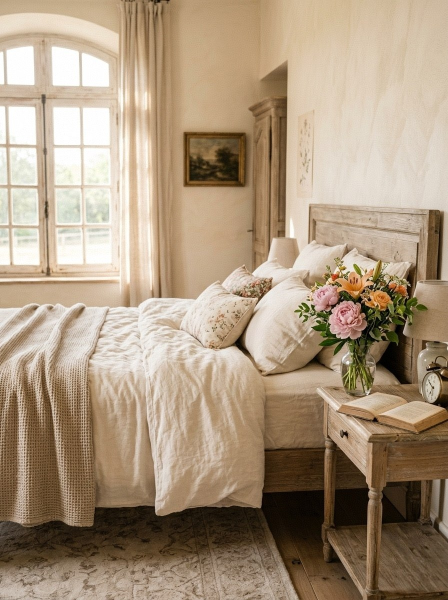
#> input picture images/about.jpg, 896 x 1200 px, given in place of logo.png, which was not available (shown at 1/2 size)
$ python gen-favicons.py
#> lines starting #> are read from the running program, lines starting #| are printed output that depends on the picture; pictures that were not available may be replaced by others from this repository, and a replacement may not be noted
# Генерация favicon-набора из images/logo.png (F-22).
# Логотип обрезается по непрозрачной области и вписывается в квадрат с отступом.
# Прозрачный фон для favicon/android; фоновый цвет бренда для apple-touch.
import os
from PIL import Image

ROOT = os.path.dirname(os.path.dirname(os.path.abspath(__file__)))
OUT = os.path.join(ROOT, 'images', 'favicon')
os.makedirs(OUT, exist_ok=True)

BG = (252, 251, 249, 255)  # --bg-color #fcfbf9

src = Image.open(os.path.join(ROOT, 'images', 'logo.png')).convert('RGBA')
logo = src.crop(src.getbbox())  # убрать прозрачные поля
lw, lh = logo.size
#> lw = 896; lh = 1200


def square(size, pad_ratio, bg=None):
#> called with size = 16, pad_ratio = 0.05
    inner = int(size * (1 - 2 * pad_ratio))
    scale = min(inner / lw, inner / lh)
#> scale = 0.0117
    nw, nh = max(1, round(lw * scale)), max(1, round(lh * scale))
#> nw = 10; nh = 14
    resized = logo.resize((nw, nh), Image.LANCZOS)
    canvas = Image.new('RGBA', (size, size), bg if bg else (0, 0, 0, 0))
#> canvas: PIL image 16x16 RGBA; every value is 0
    canvas.alpha_composite(resized, ((size - nw) // 2, (size - nh) // 2))
    return canvas


square(16, 0.05).save(os.path.join(OUT, 'favicon-16x16.png'))
square(32, 0.05).save(os.path.join(OUT, 'favicon-32x32.png'))
#> in square (call 2), `canvas = Image.new('RGBA', (size, size), bg if bg else (0, 0, 0, 0))`: canvas: PIL image 32x32 RGBA; every value is 0
square(180, 0.12, BG).convert('RGB').save(os.path.join(OUT, 'apple-touch-icon.png'))
#> call 3 of square, with size = 180, pad_ratio = 0.12, bg = (252, 251, 249, 255)
#> in square (call 3), `canvas.alpha_composite(resized, ((size - nw) // 2, (size - nh) // 2))`:
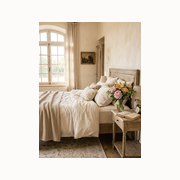
#> canvas: PIL image 180x180 RGBA; mean R, G, B, A 216.9, 207.7, 196.4, 255
square(192, 0.08).save(os.path.join(OUT, 'android-chrome-192x192.png'))
#> call 4 of square, with size = 192, pad_ratio = 0.08
#> in square (call 4), `resized = logo.resize((nw, nh), Image.LANCZOS)`:
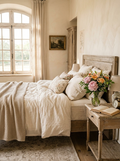
#> resized: PIL image 120x161 RGBA; mean R, G, B, A 170, 149.9, 126.2, 255
#> in square (call 4), `canvas = Image.new('RGBA', (size, size), bg if bg else (0, 0, 0, 0))`: canvas: PIL image 192x192 RGBA; every value is 0
#> in square (call 4), `canvas.alpha_composite(resized, ((size - nw) // 2, (size - nh) // 2))`:
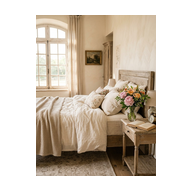
#> canvas: PIL image 192x192 RGBA; mean R, G, B, A 89.1, 78.6, 66.1, 133.6; transparent parts drawn white
square(512, 0.08).save(os.path.join(OUT, 'android-chrome-512x512.png'))
#> in square (call 5), `resized = logo.resize((nw, nh), Image.LANCZOS)`:
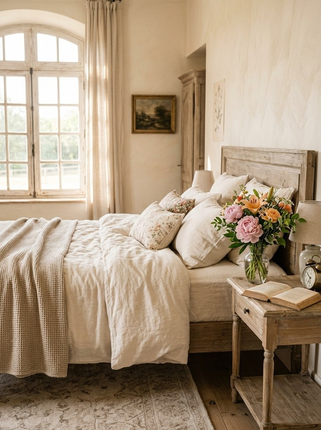
#> resized: PIL image 321x430 RGBA; mean R, G, B, A 170, 149.9, 126.2, 255
#> in square (call 5), `canvas = Image.new('RGBA', (size, size), bg if bg else (0, 0, 0, 0))`: canvas: PIL image 512x512 RGBA; every value is 0
#> in square (call 5), `canvas.alpha_composite(resized, ((size - nw) // 2, (size - nh) // 2))`:
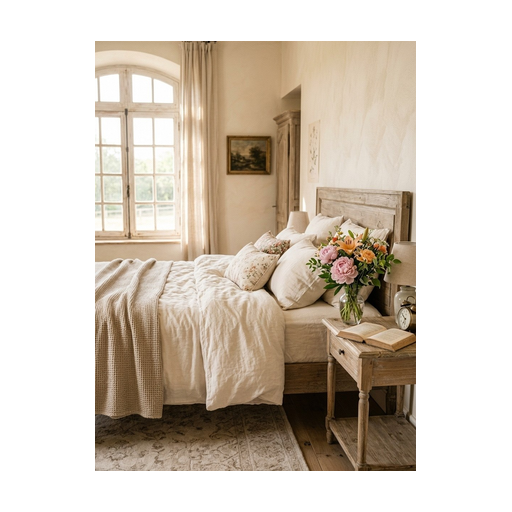
#> canvas: PIL image 512x512 RGBA; mean R, G, B, A 89.5, 78.9, 66.5, 134.3; transparent parts drawn white
square(256, 0.05).save(os.path.join(ROOT, 'favicon.ico'),
                       sizes=[(16, 16), (32, 32), (48, 48)])
#> in square (call 6), `resized = logo.resize((nw, nh), Image.LANCZOS)`:
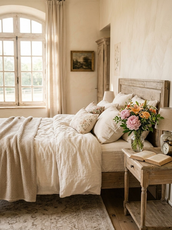
#> resized: PIL image 172x230 RGBA; mean R, G, B, A 170, 149.9, 126.2, 255
#> in square (call 6), `canvas = Image.new('RGBA', (size, size), bg if bg else (0, 0, 0, 0))`: canvas: PIL image 256x256 RGBA; every value is 0
#> in square (call 6), `canvas.alpha_composite(resized, ((size - nw) // 2, (size - nh) // 2))`:
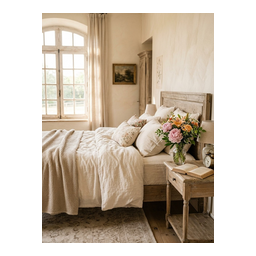
#> canvas: PIL image 256x256 RGBA; mean R, G, B, A 102.6, 90.5, 76.2, 153.9; transparent parts drawn white

print('OK favicons ->', OUT)
for f in ['favicon.ico']:
    p = os.path.join(ROOT, f)
    print(' ', f, os.path.getsize(p), 'bytes')
for f in sorted(os.listdir(OUT)):
    print('  images/favicon/' + f, os.path.getsize(os.path.join(OUT, f)), 'bytes')

$ run again, on images/hero-mobile.jpg
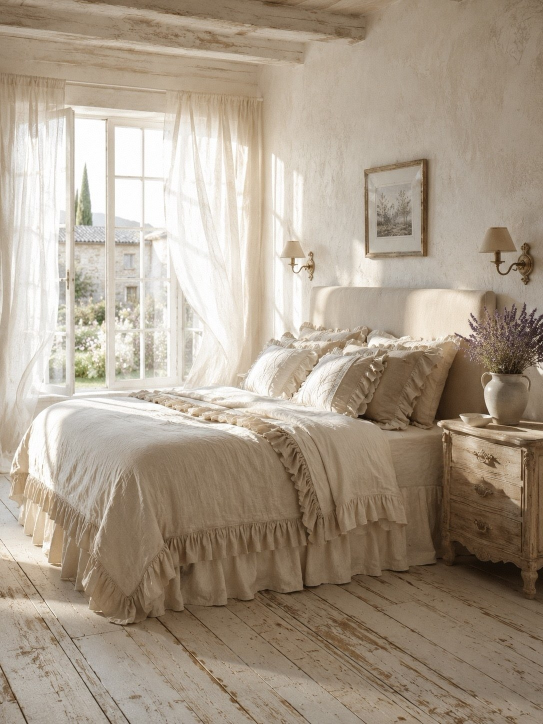
#> input picture images/hero-mobile.jpg, 1086 x 1448 px, given in place of logo.png, which was not available (shown at 1/2 size)
#> resized: PIL image 102x136 RGBA
#> resized: PIL image 121x161 RGBA
#> resized: PIL image 322x430 RGBA
#> in square (call 5), `canvas.alpha_composite(resized, ((size - nw) // 2, (size - nh) // 2))`:
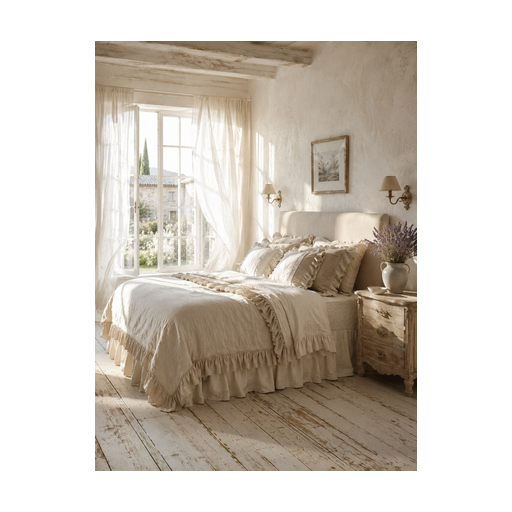
#> canvas: PIL image 512x512 RGBA; mean R, G, B, A 89.3, 81.9, 72.8, 134.7; transparent parts drawn white
#> resized: PIL image 172x230 RGBA
#> in square (call 6), `canvas.alpha_composite(resized, ((size - nw) // 2, (size - nh) // 2))`:
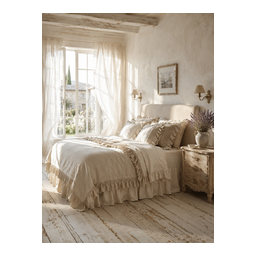
#> canvas: PIL image 256x256 RGBA; mean R, G, B, A 102.1, 93.6, 83.2, 153.9; transparent parts drawn white

$ run again, on images/og-image.jpg
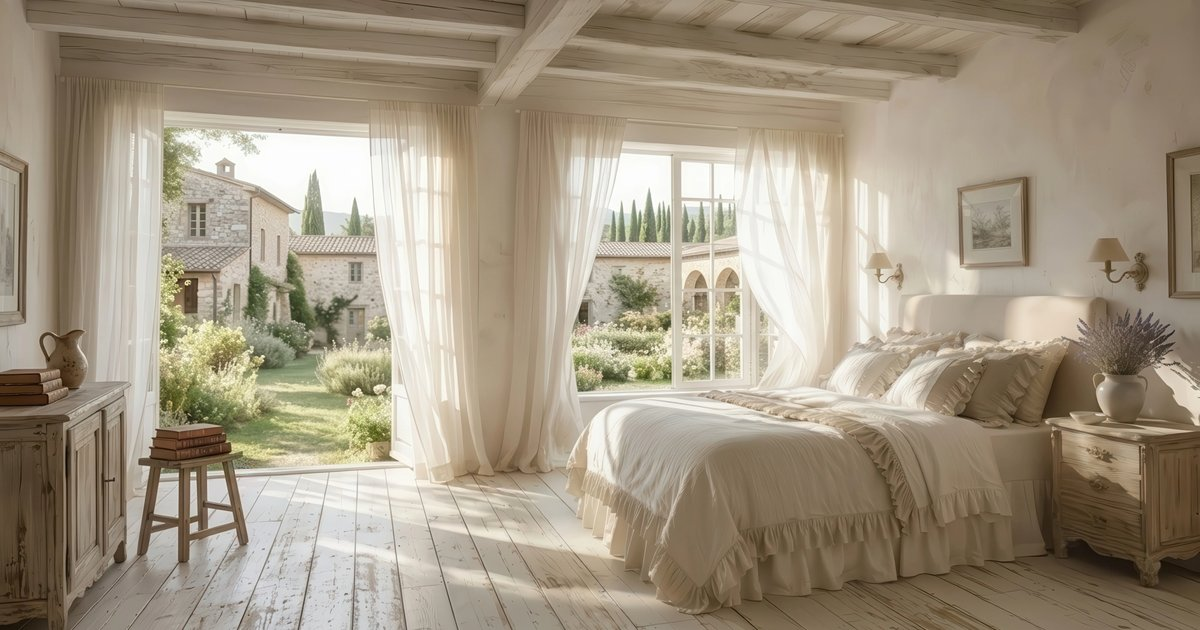
#> input picture images/og-image.jpg, 1200 x 630 px, given in place of logo.png, which was not available
#> resized: PIL image 161x85 RGBA
#> resized: PIL image 430x226 RGBA
#> in square (call 5), `canvas.alpha_composite(resized, ((size - nw) // 2, (size - nh) // 2))`:
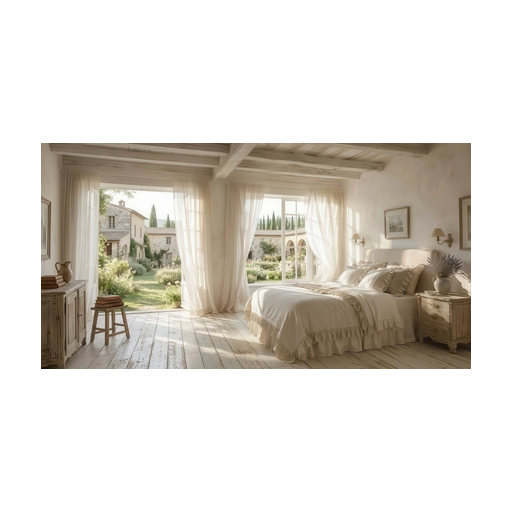
#> canvas: PIL image 512x512 RGBA; mean R, G, B, A 60, 55.5, 48.3, 94.5; transparent parts drawn white
#> resized: PIL image 230x121 RGBA
#> in square (call 6), `canvas.alpha_composite(resized, ((size - nw) // 2, (size - nh) // 2))`:
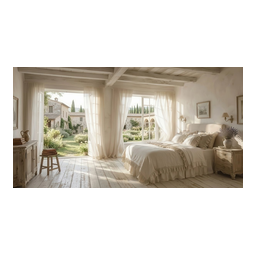
#> canvas: PIL image 256x256 RGBA; mean R, G, B, A 68.7, 63.6, 55.3, 108.3; transparent parts drawn white
